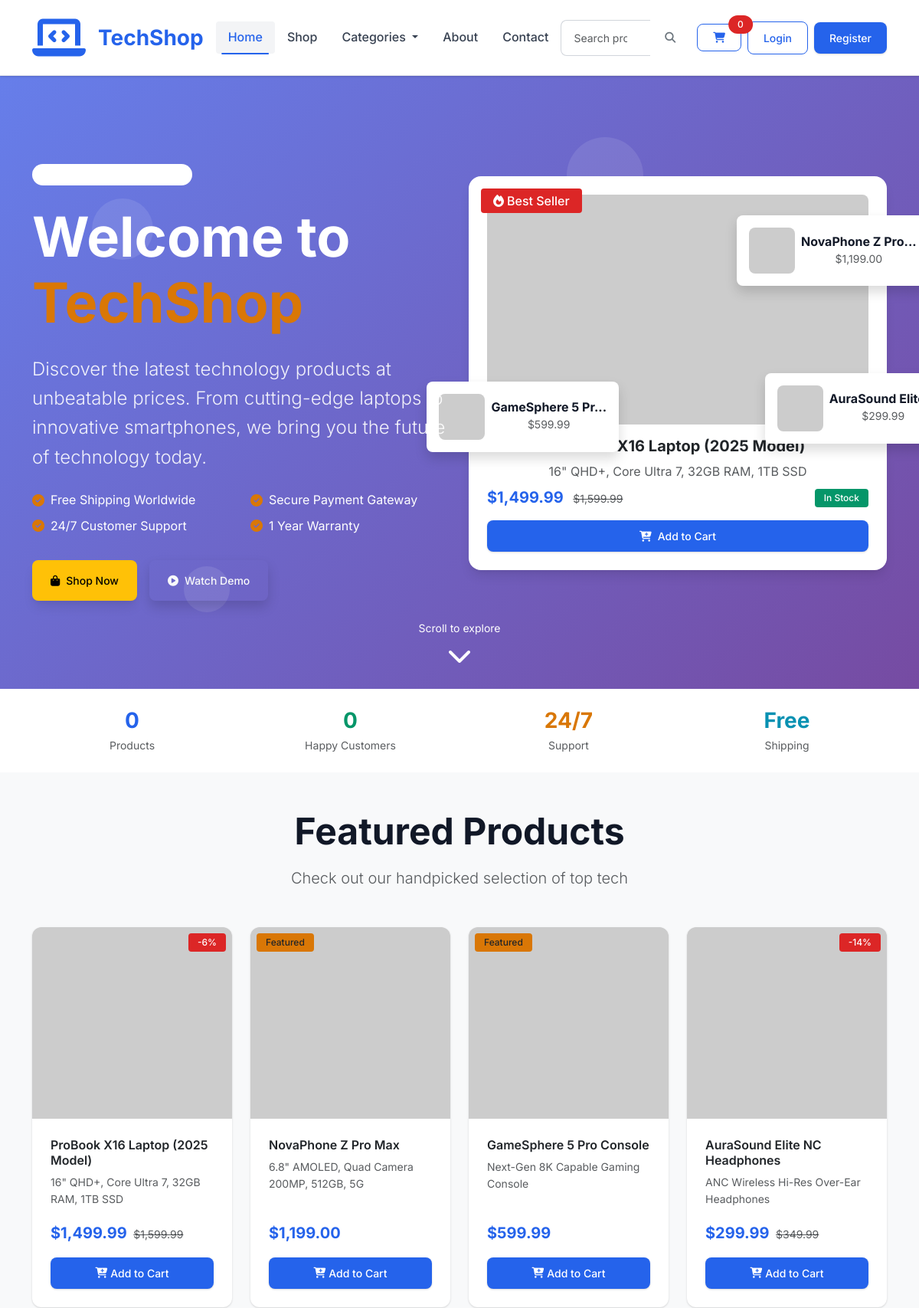
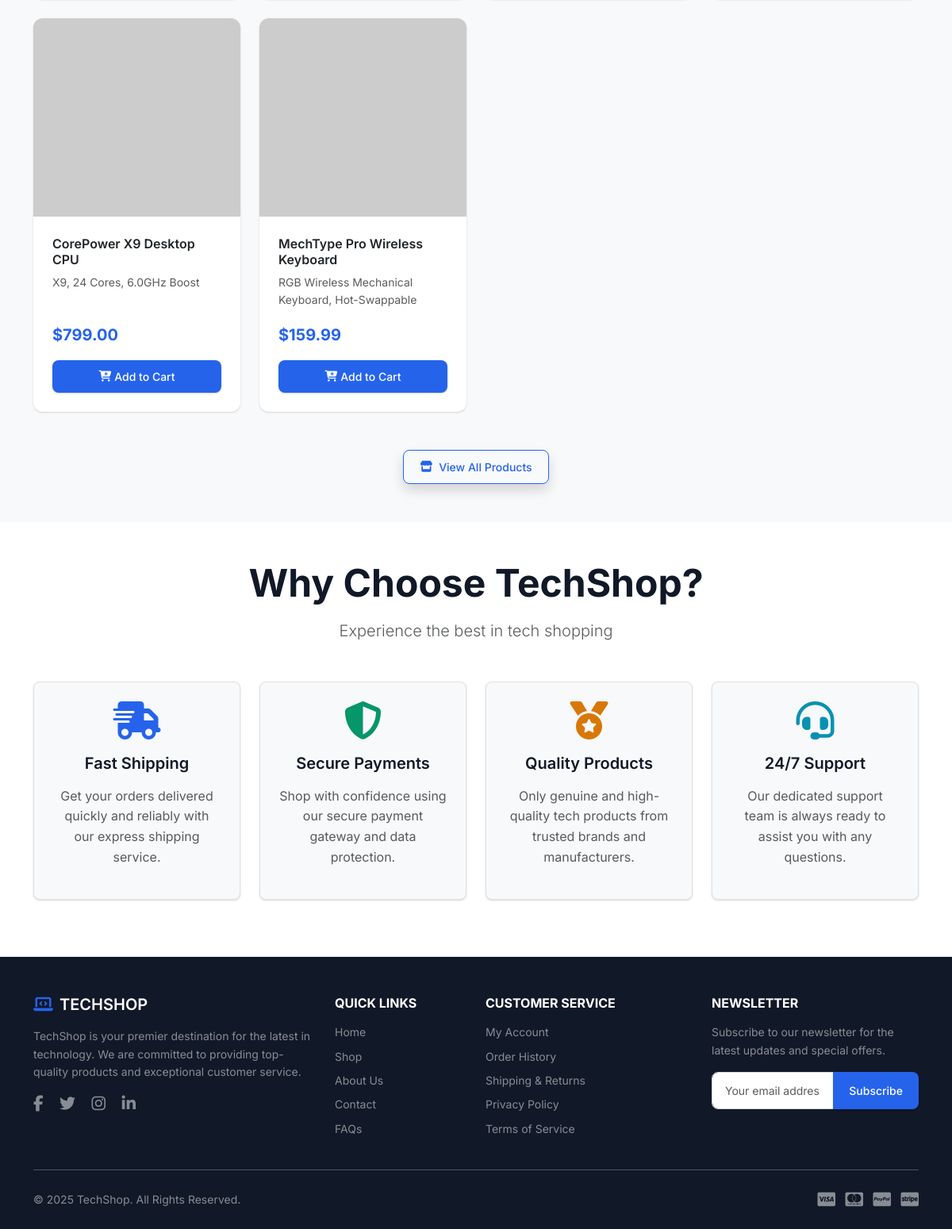
The app's page /frontend/index.php with its own data (2 pictures, top to bottom).
### tables this page shows
CREATE TABLE `products` (
  `id` int(11) NOT NULL AUTO_INCREMENT,
  `name` varchar(200) NOT NULL,
  `slug` varchar(200) NOT NULL,
  `description` text DEFAULT NULL,
  `short_description` text DEFAULT NULL,
  `price` decimal(10,2) NOT NULL,
  `sale_price` decimal(10,2) DEFAULT NULL,
  `sku` varchar(100) DEFAULT NULL,
  `stock` int(11) DEFAULT 0,
  `category_id` int(11) DEFAULT NULL,
  `brand` varchar(100) DEFAULT NULL,
  `weight` decimal(8,2) DEFAULT NULL,
  `dimensions` varchar(100) DEFAULT NULL,
  `image` varchar(255) DEFAULT NULL,
  `gallery` text DEFAULT NULL,  
  `featured` tinyint(1) DEFAULT 0,
  `status` enum('active','inactive','out_of_stock') DEFAULT 'active',
  `meta_title` varchar(200) DEFAULT NULL,
  `meta_description` text DEFAULT NULL,
  `created_at` timestamp NULL DEFAULT current_timestamp(),
  `updated_at` timestamp NULL DEFAULT current_timestamp() ON UPDATE current_timestamp(),
  PRIMARY KEY (`id`),
  UNIQUE KEY `slug` (`slug`),
  UNIQUE KEY `sku` (`sku`),
  KEY `category_id` (`category_id`),
  KEY `idx_status` (`status`),
  KEY `idx_featured` (`featured`),
  CONSTRAINT `products_ibfk_1` FOREIGN KEY (`category_id`) REFERENCES `categories` (`id`) ON DELETE SET NULL
);

### frontend/index.php (the view, shortened to what the rows shown need)
<?php
require_once dirname(__DIR__) . '/config/config.php';
try {
    $stmt_featured = $pdo->query("SELECT id, name, slug, short_description, price, sale_price, image, featured FROM products WHERE status = 'active' AND featured = 1 ORDER BY created_at DESC LIMIT 8");
    $featured_products = $stmt_featured->fetchAll();
    if (count($featured_products) < 4) {
        $limit_new = 8 - count($featured_products);
        $stmt_new = $pdo->query("SELECT id, name, slug, short_description, price, sale_price, image, featured FROM products WHERE status = 'active' AND featured = 0 ORDER BY created_at DESC LIMIT $limit_new");
        $new_products = $stmt_new->fetchAll();
        $featured_products = array_merge($featured_products, $new_products);
    }
} catch(PDOException $e) {
    $featured_products = [];
}
include 'includes/header.php';
?>
<section class="hero-section position-relative overflow-hidden" style="min-height: 100vh; background: linear-gradient(135deg, #667eea 0%, #764ba2 100%);">
    <div class="container position-relative" style="z-index: 2;">
        <div class="row align-items-center min-vh-100 py-5">
            <div class="col-lg-6 text-white">
                <div class="hero-content">
                    <h1 class="display-2 fw-bold mb-4 text-white">
                        Welcome to
                        <span class="text-warning"><?php echo SITE_NAME; ?></span>
                    </h1>
                </div>
            </div>
            <?php
try {
    $stmt_bestseller = $pdo->query("
        SELECT p.id, p.name, p.slug, p.short_description, p.price, p.sale_price, p.image,
               COALESCE(SUM(oi.quantity), 0) as total_sold
        FROM products p
        LEFT JOIN order_items oi ON p.id = oi.product_id
        WHERE p.status = 'active'
        GROUP BY p.id
        ORDER BY total_sold DESC, p.featured DESC
        LIMIT 1
    ");
    $bestseller = $stmt_bestseller->fetch();
    $stmt_floating = $pdo->query("
        SELECT id, name, slug, price, sale_price, image
        FROM products
        WHERE status = 'active' AND id != " . ($bestseller['id'] ?? 0) . "
        ORDER BY featured DESC, created_at DESC
        LIMIT 3
    ");
    $floating_products = $stmt_floating->fetchAll();
} catch(PDOException $e) {
    $bestseller = null;
    $floating_products = [];
}
?>
<div class="col-lg-6">
    <div class="hero-image-container text-center position-relative">
        <div class="product-showcase position-relative">
            <?php if ($bestseller): ?>
            <div class="main-product-card bg-white rounded-4 shadow-lg p-4 mb-4">
                <div class="position-absolute top-0 start-0 m-3">
                    <span class="badge bg-danger fs-6 px-3 py-2">
                        <i class="fas fa-fire me-1"></i>Best Seller
                    </span>
                </div>
                <img src="<?php
                    if ($bestseller['image']) {
                        $image_path = dirname(__DIR__) . '/public/uploads/products/' . $bestseller['image'];
                        if (file_exists($image_path)) {
                            echo SITE_URL . '/public/uploads/products/' . htmlspecialchars($bestseller['image']);
                        } else {
                            echo 'https://via.placeholder.com/400x300/f8f9fa/6c757d?text=' . urlencode($bestseller['name']);
                        }
                    } else {
                        echo 'https://via.placeholder.com/400x300/f8f9fa/6c757d?text=' . urlencode($bestseller['name']);
                    }
                ?>"
                     class="img-fluid rounded-3" alt="<?php echo htmlspecialchars($bestseller['name']); ?>"
                     style="max-height: 300px; width: 100%; object-fit: cover;">
                <div class="mt-3">
                    <h5 class="fw-bold text-dark"><?php echo htmlspecialchars($bestseller['name']); ?></h5>
                    <p class="text-muted mb-2"><?php echo htmlspecialchars($bestseller['short_description']); ?></p>
                    <div class="d-flex justify-content-between align-items-center">
                        <?php if ($bestseller['sale_price'] && $bestseller['sale_price'] < $bestseller['price']): ?>
                            <div>
                                <span class="h5 text-primary fw-bold mb-0"><?php echo formatPrice($bestseller['sale_price']); ?></span>
                                <small class="text-muted text-decoration-line-through ms-2"><?php echo formatPrice($bestseller['price']); ?></small>
                            </div>
                        <?php else: ?>
                            <span class="h5 text-primary fw-bold mb-0"><?php echo formatPrice($bestseller['price']); ?></span>
                        <?php endif; ?>
                        <span class="badge bg-success">In Stock</span>
                    </div>
                    <button class="btn btn-primary w-100 mt-3 add-to-cart-btn" data-product-id="<?php echo $bestseller['id']; ?>">
                        <i class="fas fa-cart-plus me-2"></i>Add to Cart
                    </button>
                </div>
            </div>
            <?php endif; ?>
            <?php if (!empty($floating_products)): ?>
                <?php foreach ($floating_products as $index => $product): ?>
                <div class="floating-product floating-product-<?php echo $index + 1; ?> bg-white rounded-3 shadow p-3">
                    <div class="d-flex align-items-center">
                        <img src="<?php
                            if ($product['image']) {
                                $image_path = dirname(__DIR__) . '/public/uploads/products/' . $product['image'];
                                if (file_exists($image_path)) {
                                    echo SITE_URL . '/public/uploads/products/' . htmlspecialchars($product['image']);
                                } else {
                                    echo 'https://via.placeholder.com/60x60/007bff/ffffff?text=' . substr($product['name'], 0, 1);
                                }
                            } else {
                                echo 'https://via.placeholder.com/60x60/007bff/ffffff?text=' . substr($product['name'], 0, 1);
                            }
                        ?>"
                             class="rounded me-2" alt="<?php echo htmlspecialchars($product['name']); ?>"
                             style="width: 60px; height: 60px; object-fit: cover;">
                        <div>
                            <h6 class="mb-0 fw-bold"><?php echo htmlspecialchars(substr($product['name'], 0, 15)) . (strlen($product['name']) > 15 ? '...' : ''); ?></h6>
                            <small class="text-muted">
                                <?php echo $product['sale_price'] && $product['sale_price'] < $product['price'] ? formatPrice($product['sale_price']) : formatPrice($product['price']); ?>
                            </small>
                        </div>
                    </div>
                </div>
                <?php endforeach; ?>
            <?php endif; ?>
        </div>
    </div>
</div>
        </div>
    </div>
</section>
<section class="py-5 bg-light">
    <div class="container">
        <div class="text-center mb-5">
            <h2 class="fw-bold display-5 mb-3">Featured Products</h2>
        </div>
        <?php if (empty($featured_products)): ?>
        <div class="row">
            <div class="col-12 text-center">
                <div class="alert alert-info border-0 shadow-sm">
                    <h4><i class="fas fa-info-circle me-2"></i>No Products Available Yet</h4>
                    <p class="mb-0">Our product catalog is currently being updated. Please check back soon!</p>
                </div>
            </div>
        </div>
        <?php else: ?>
        <div class="row row-cols-1 row-cols-sm-2 row-cols-md-3 row-cols-lg-4 g-4">
            <?php foreach ($featured_products as $product): ?>
            <div class="col">
                <div class="card product-card h-100 shadow-sm border-0 hover-lift">
                    <div class="position-relative overflow-hidden">
                        <a href="<?php echo FRONTEND_URL . '/product.php?slug=' . htmlspecialchars($product['slug']); ?>">
                            <img src="<?php
                                if ($product['image']) {
                                    $image_path = dirname(__DIR__) . '/public/uploads/products/' . $product['image'];
                                    if (file_exists($image_path)) {
                                        echo SITE_URL . '/public/uploads/products/' . htmlspecialchars($product['image']);
                                    } else {
                                        echo 'https://via.placeholder.com/300x300/f8f9fa/6c757d?text=No+Image';
                                    }
                                } else {
                                    echo 'https://via.placeholder.com/300x300/f8f9fa/6c757d?text=No+Image';
                                }
                            ?>"
                                 class="card-img-top product-image" alt="<?php echo htmlspecialchars($product['name']); ?>"
                                 style="height: 250px; object-fit: cover; transition: transform 0.3s ease;">
                        </a>
                        <?php if ($product['sale_price'] && $product['sale_price'] < $product['price']):
                            $discount_percentage = round((($product['price'] - $product['sale_price']) / $product['price']) * 100);
                        ?>
                            <span class="badge bg-danger position-absolute top-0 end-0 m-2">-<?php echo $discount_percentage; ?>%</span>
                        <?php elseif ($product['featured']): ?>
                             <span class="badge bg-warning text-dark position-absolute top-0 start-0 m-2">Featured</span>
                        <?php endif; ?>
                    </div>
                    <div class="card-body d-flex flex-column">
                        <h5 class="card-title fs-6 fw-semibold">
                            <a href="<?php echo FRONTEND_URL . '/product.php?slug=' . htmlspecialchars($product['slug']); ?>"
                               class="text-decoration-none text-dark product-name-link">
                                <?php echo htmlspecialchars($product['name']); ?>
                            </a>
                        </h5>
                        <p class="card-text text-muted small flex-grow-1">
                            <?php echo htmlspecialchars(substr($product['short_description'] ?: '', 0, 70)) . (strlen($product['short_description'] ?: '') > 70 ? '...' : ''); ?>
                        </p>
                        <div class="mt-auto">
                            <div class="d-flex justify-content-between align-items-center mb-3">
                                <div>
                                    <?php if ($product['sale_price'] && $product['sale_price'] < $product['price']): ?>
                                        <span class="fw-bold text-primary fs-5"><?php echo formatPrice($product['sale_price']); ?></span>
                                        <small class="text-muted text-decoration-line-through ms-1"><?php echo formatPrice($product['price']); ?></small>
                                    <?php else: ?>
                                        <span class="fw-bold text-primary fs-5"><?php echo formatPrice($product['price']); ?></span>
                                    <?php endif; ?>
                                </div>
                            </div>
                            <div class="d-grid">
                                <button class="btn btn-primary add-to-cart-btn shadow-sm" data-product-id="<?php echo $product['id']; ?>">
                                    <i class="fas fa-cart-plus me-1"></i> Add to Cart
                                </button>
                            </div>
                        </div>
                    </div>
                </div>
            </div>
            <?php endforeach; ?>
        </div>
        <?php endif; ?>
    </div>
</section>
<section class="py-5 bg-white">
    <div class="container">
        <div class="text-center mb-5">
            <h2 class="fw-bold display-5 mb-3">Why Choose TechShop?</h2>
        </div>
    </div>
</section>
<?php include 'includes/footer.php'; ?>

### records on screen
products: name "ProBook X16 Laptop (2025 Model)", short_description "16\" QHD+, Core Ultra 7, 32GB RAM, 1TB SSD", sale_price "$1,499.99", price "$1,599.99", discount_percentage "6"
products: name "NovaPhone Z Pro", price "$1,199.00", featured "Featured", name "NovaPhone Z Pro Max", short_description "6.8\" AMOLED, Quad Camera 200MP, 512GB, 5G"
products: name "GameSphere 5 Pr", price "$599.99", featured "Featured", name "GameSphere 5 Pro Console", short_description "Next-Gen 8K Capable Gaming Console"
products: name "AuraSound…", sale_price "$299.99", discount_percentage "14", name "AuraSound Elite NC Headphones", short_description "ANC Wireless Hi-Res Over-Ear Headphones", price "$349.99"
products: name "CorePower X9 Desktop CPU", short_description "X9, 24 Cores, 6.0GHz Boost", price "$799.00"
products: name "MechType Pro Wireless Keyboard", short_description "RGB Wireless Mechanical Keyboard, Hot-Swappable", price "$159.99"

### other values on screen
SITE_NAME "TechShop"
getCartCount() "0"
SITE_NAME "TECHSHOP"
